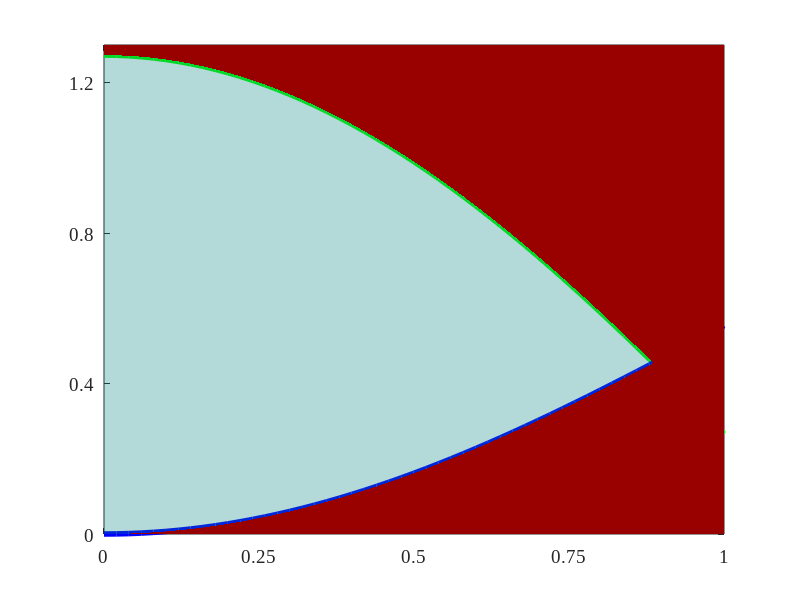
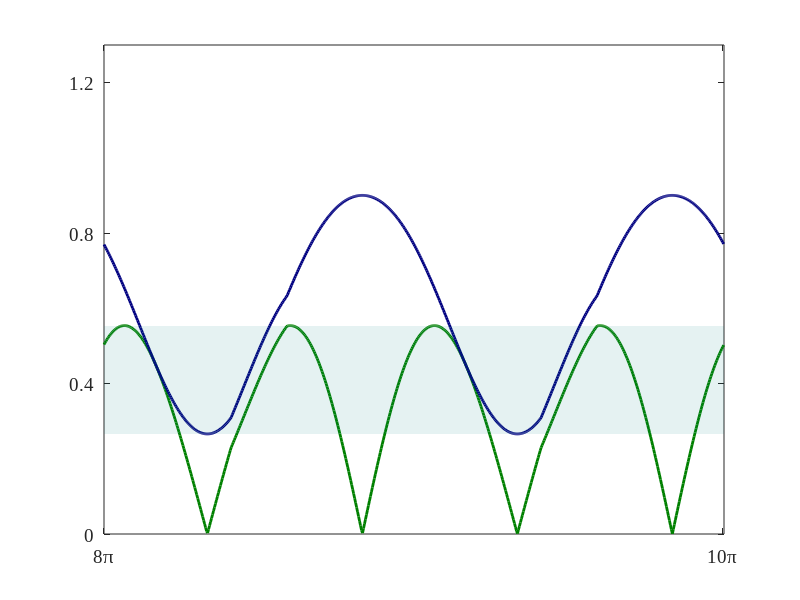

MATLAB code to generate these figures, in order: (Note: this script raises an error after producing the figures.)
theta_f1=0:0.01:2*pi;
dead_time=0.02;

x1=[];
y1=[];
ma=[];
for m=0:0.02:1
n=0;
D1=(1+m*sin(theta_f1)+(n/6)*sawtooth(3*theta_f1+pi/2,1/2))/2;
D1(D1<dead_time)=dead_time;
D1(D1>(1-dead_time))=1-dead_time;
% S1=(2/pi)*sin(pi*D1)*cos(theta_c);
S1=(2/pi)*sin(pi*(D1));
theta_f2=theta_f1-2*pi/3;
D2=(1+m*sin(theta_f2)+(n/6)*sawtooth(3*theta_f2+pi/2,1/2))/2;
D2(D2<dead_time)=dead_time;
D2(D2>(1-dead_time))=1-dead_time;
D2=(1+m*sin(theta_f2)+(n/6)*sawtooth(3*theta_f2+pi/2,1/2))/2;
S2=(2/pi)*sin(pi*(D2));

x = min(abs(S1+S2));
y =max(abs(S1-S2));

x1=[x1 x];
y1=[y1 y];
ma=[ma m];
end 
%%
figure1 = figure('Position', [0 0 600 300]);
axes1 = axes('Parent',figure1);
plot(ma,x1,'Color',[0 1 0],'LineWidth',4)
hold on;
plot(ma,y1,'Color',[0 0 1],'LineWidth',4)
patch('Parent',axes1, 'XData', [ma fliplr(ma)],'YData', [x1 fliplr(y1)],'FaceColor',[0 0.5 0.5],...
    'EdgeColor','none','FaceAlpha',0.3)
hold on;
patch('XData',[ma fliplr(ma)],'YData', [x1 max(1.4)*ones(size(x1))],'FaceColor',[0.6 0 0],'EdgeColor','none','FaceAlpha',1')
patch('XData',[ma fliplr(ma)],'YData', [y1 min(0)*ones(size(x1))],'FaceColor',[0.6 0 0],'EdgeColor','none','FaceAlpha',1')


box(axes1,'on');
hold(axes1,'off');

xlim([0 1])
ylim([0 1.3])

set(axes1,'XTick',[0 0.25 0.5 0.75 1], ...
    'YTick',[0 0.4 0.8 1.2], ...
    'YTickLabel',{'0','0.4','0.8','1.2'}, ...
    'FontName','TimesNewRoman','FontSize',14);

% plot(ma,x1,'Color',[0 1 0],'LineWidth',1)
% hold on;
% plot(ma,y1,'Color',[0 0 1],'LineWidth',1)
% area(ma,y1,0,'FaceColor',[0 0.5 0],'EdgeColor','none','FaceAlpha',1);
% area(ma,x1,1.4,'FaceColor',[0 0.5 0],'EdgeColor','none','FaceAlpha',1);
% plot(ma, x1);
% hold on;
% plot(ma, y1);

%%



figure1 = figure('Position', [0 0 400 300]);
axes1 = axes('Parent',figure1);
hold(axes1,'on');
% plot(theta_f1*180/pi,S1,'r')
% hold on;
% plot(theta_f1*180/pi,S2,'b')
% hold on;
plot(theta_f1*180/pi,abs(S1-S2),'color',[0 0.5 0],'LineWidth',2)
hold on;
plot(theta_f1*180/pi,abs(S1+S2),'color',[0 0 0.5],'LineWidth',2)

x = min(abs(S1+S2))*ones(size(theta_f1));
y=max(abs(S1-S2))*ones(size(theta_f1));

patch('Parent',axes1, 'XData', [theta_f1*180/pi fliplr(theta_f1*180/pi)],'YData', [x fliplr(y)],'FaceColor',[0 0.5 0.5],...
    'EdgeColor','none','FaceAlpha',0.1)

box(axes1,'on');
hold(axes1,'off');

xlim([0 360])
ylim([0 1.3])

set(axes1,'XTick',[0 359], ...
    'XTickLabel',{'8\pi','10\pi'}, ...
    'YTick',[0 0.4 0.8 1.2], ...
    'YTickLabel',{'0','0.4','0.8','1.2'}, ...
    'FontName','TimesNewRoman','FontSize',14);

legend1 = legend(axes1,'show',{'Minimum','Maximum'},'interpreter','Latex','FontName','TimesNewRoman','FontSize',25);
set(legend1,...
    'Location','Best',...
    'EdgeColor','none',...
    'Color','white');

ylabel({'$\hat{S}_{{AB}_{f_s}}$  (p.u)' },'interpreter','latex','FontName','Times New Roman',...
    'FontSize',20);

% Create xlabel
xlabel('Fundamental Phase (rad)','interpreter','latex','FontName','Times New Roman',...
    'FontSize',20);
